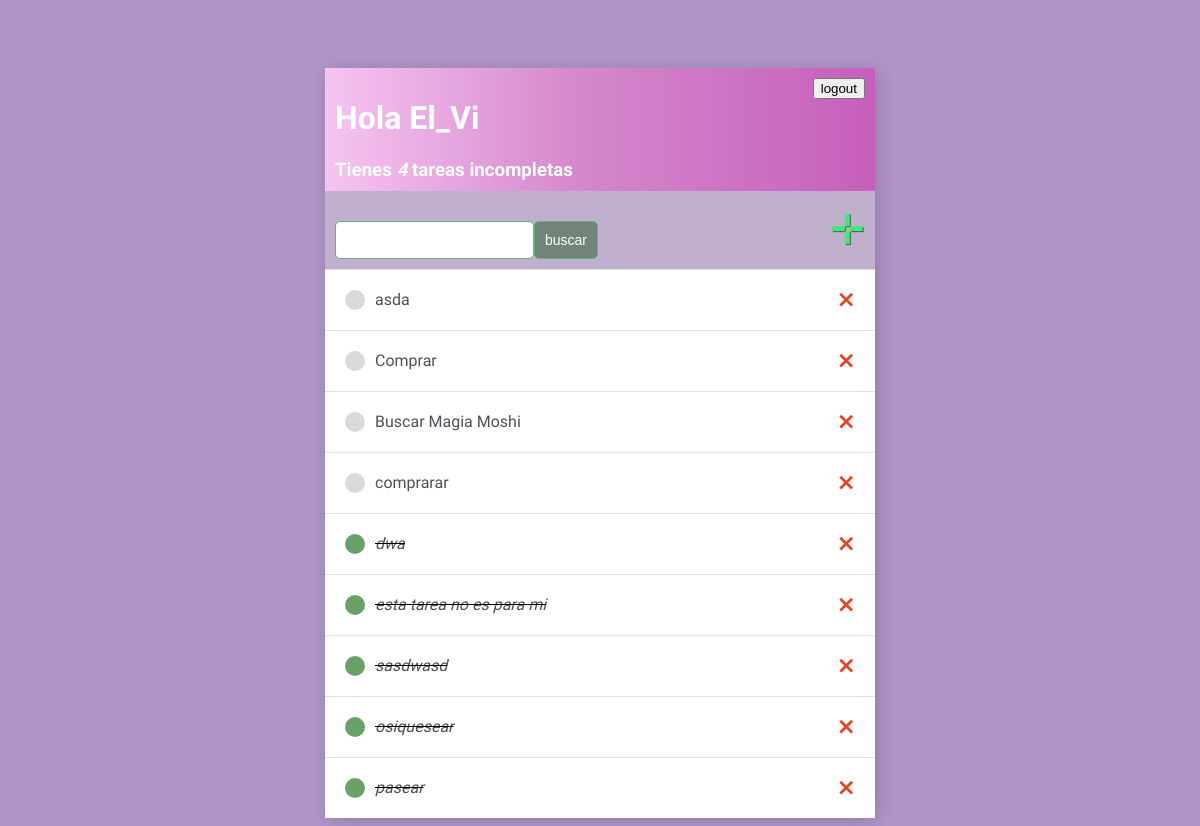
The app's page / (signed in) with its own data.
### base/models.py (models this page shows)
class Tarea(models.Model):
    usuario = models.ForeignKey(User,
                                on_delete=models.CASCADE,
                                null=True,
                                blank=True)
    titulo = models.CharField(max_length=200)
    descripcion = models.TextField(null=True,
                                   blank=True)
    completo = models.BooleanField(default=False)
    creado = models.DateTimeField(auto_now_add=True)
    def __str__(self):
        return self.titulo
    class Meta:
        ordering = ['completo']

### base/views.py (the view)
# urls.py: urlpatterns = [path('', ListaPendientes.as_view(), name='tareas'),
class ListaPendientes(LoginRequiredMixin, ListView):
    model = Tarea
    context_object_name = 'tareas'
    def get_context_data(self, **kwargs):
        context = super().get_context_data(**kwargs)
        context['tareas'] = context['tareas'].filter(usuario=self.request.user)
        context['count'] = context['tareas'].filter(completo=False).count()
        valor_buscado = self.request.GET.get('area-buscar') or ''
        if valor_buscado:
            context['tareas'] = context['tareas'].filter(titulo__icontains=valor_buscado)
        context['valor_buscado'] = valor_buscado
        return context

### base/templates/base/tarea_list.html (shortened to what this page needs)
{% extends 'base/principal.html' %}
{% block content %}
<div class="barra-superior">
    <div>
        <h1>Hola {{request.user|title}}</h1>
        <h3 style="margin:0">Tienes <i>{{count}}</i> tarea{{count|pluralize}} incompleta{{count|pluralize}}</h3>
    </div>
    {% if request.user.is_authenticated %}
    <form method="post" action="{% url 'logout' %}">
        <button type="submit">logout</button>
    </form>
    {% else %}
    <a href="{% url 'login' %}">Ingresar</a>
    {% endif %}
</div>
<div id="envoltorio-agregar-buscar">
    <form method="GET" style="margin-top: 20px; display: flex;">
        <input type="text" name="area-buscar" value="{{valor_buscado}}">
        <input class="boton" type="submit" value="buscar">
    </form>
    <a id="enlace-agregar" href="{% url 'crear-tarea' %}"> &#x271B </a>
</div>
<div class="envoltorio-items-tarea">
    {% for tarea in tareas %}
    <div class="envoltorio-tarea">
        {% if tarea.completo %}
        <div class="titulo-tarea">
            <div class="icono-tarea-completa"></div>
            <i><s><a href="{% url 'editar-tarea' tarea.id %}">{{tarea}}</a></s></i>
        </div>
        <a class='enlace-eliminar' href="{% url 'eliminar-tarea' tarea.id %}">&#x2A2F;</a>
        {% else %}
        <div class="titulo-tarea">
            <div class="icono-tarea-incompleta"></div>
            <a href="{% url 'editar-tarea' tarea.id %}">{{tarea}}</a>
        </div>
        <a class='enlace-eliminar' href="{% url 'eliminar-tarea' tarea.id %}">&#x2A2F;</a>
        {% endif %}
    </div>
    {% empty %}
    <h3> No hay elementos en esta lista </h3>
    {% endfor %}
</div>
{% endblock content %}

### base/templates/base/principal.html (shortened to what this page needs)
<!DOCTYPE html>
<html lang="es">
<head>
</head>
<body>
    <div class="container">
        {% block content %}
        {% endblock content %}
    </div>
</body>
</html>

### base/templates/base/principal.html (style rules this page uses)
body { background-color : #AF94C7; font-family: "Laila", serif; padding-top: 60px; }
.container { max-width:550px; margin: auto; background-color: #C0B0CD; -webkit-box-shadow: 3px 3px 20px -4px rgba(0, 0, 0, 0.24); box-shadow: 3px 3px 20px -4px rgba(0, 0, 0, 0.24); }
h1, h2, h3, h4, h5, h6 { font-family: "Offside", sans-serif; }
a, p { color :#7C45B9; }
.barra-superior { display:flex; justify-content: space-between; color:#ffffff; padding: 10px; border.radius: 5px 5px 0 0; background: linear-gradient(90deg, #F6C4F1 0%, #D588CC 46%, #C65FBB 100%) }
.envoltorio-tarea { display:flex; align-items: center; justify-content: space-between; padding: 20px; background-color: #FFFFFF; border-top: 1px solid rgb(225, 225, 225) }
.titulo-tarea { display: flex; }
.titulo-tarea a { text-decoration: none; color: #4B5156; margin-left: 10px; }
.icono-tarea-completa { height: 20px; width: 20px; background-color: rgb(105, 162, 105); border-radius: 50px; }
.icono-tarea-incompleta { height: 20px; width: 20px; background-color: rgb(218, 218, 218); border-radius: 50px; }
.enlace-eliminar { text-decoration: none; font-weight: 900; color: #EA4220; font-size: 22px; line-height: 0; }
#envoltorio-agregar-buscar { display: flex; justify-content: space-between; align-items: center; padding: 10px; }
#enlace-agregar { color: #3FEA75; text-decoration: none; font-size: 42px; text-shadow: 1px 1px #495B4F; }
input[type=text], input[type=password], textarea { border: 1px solid #5DB679; border-radius: 5px; padding: 10px; width: 90%; }
.boton { border: 1px solid #5DB679; background-color: #748379; color: #FFFFFF; padding: 10px; font-size: 14px; border-radius: 5px; cursor: pointer; text-decoration: none; }

### records on screen
Tarea: titulo "asda"
Tarea: titulo "Comprar"
Tarea: titulo "Buscar Magia Moshi"
Tarea: titulo "comprarar"
Tarea: titulo "dwa"
Tarea: titulo "esta tarea no es para mi"
Tarea: titulo "sasdwasd"
Tarea: titulo "osiquesear"
Tarea: titulo "pasear"

### other values on screen
{{ request.user|title }} "El_Vi"
{{ count }} "4"
